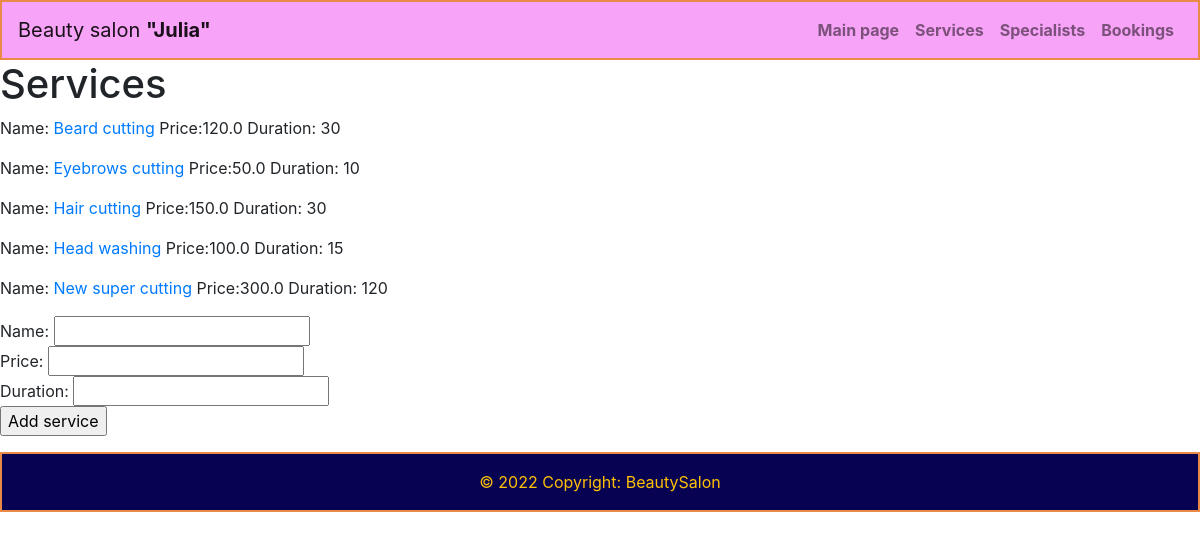
Page /administrator/services/ on the earlier database version.
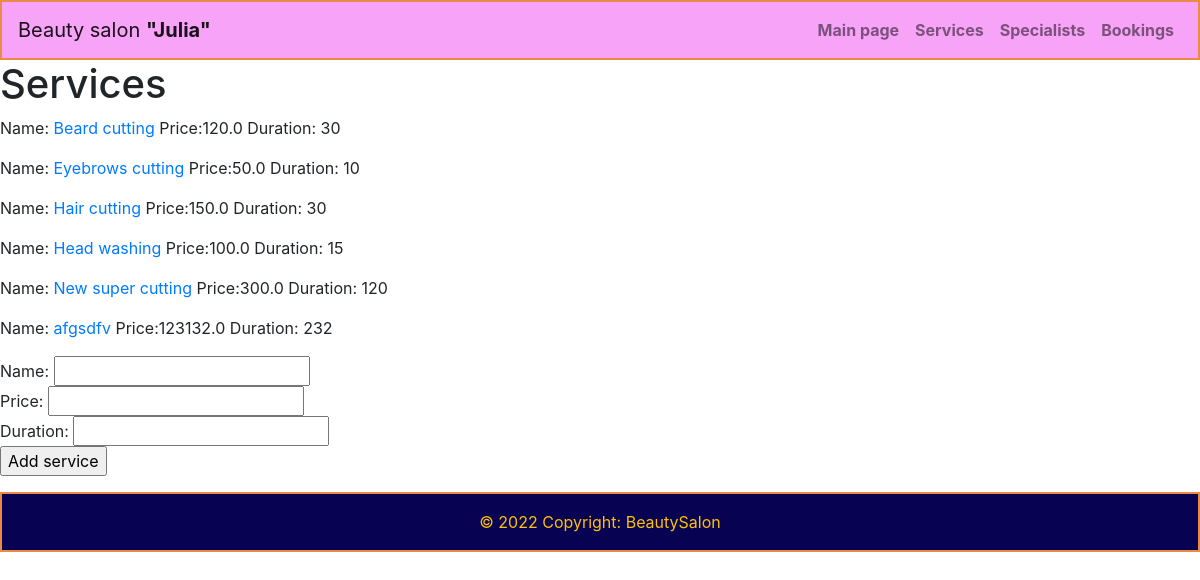
Same page on the later database version.
### salon/models.py (models this page shows, shortened)
class Service(models.Model):
    name = models.CharField(max_length=250, unique=True)
    price = models.FloatField()
    duration = models.IntegerField()

### salon_admin/views.py (the view, shortened to what this page needs)
# urls.py: path('services/', views.services, name='services'),
def services(request):
    all_services = Service.objects.all().order_by('name')
    return render(request, 'salon_admin/services.html', {'title': 'Services',
                                                         'services': all_services})

### salon_admin/templates/salon_admin/services.html (shortened to what this page needs)
{% extends 'salon_admin/admbase.html' %}
{% load static %}
{% block content %}
<h1>{{title}}</h1>
{% for service in services %}
    <p>Name: <a href="{{service.id}}/">{{ service.name }}</a>
    Price:{{ service.price }}
    Duration: {{ service.duration }}</p>
{% endfor %}
<form method="POST">
    <div>
        <span>Name: </span><input type="text" name="name" required><br>
        <span>Price: </span><input type="number" name="price" required><br>
        <span>Duration: </span><input type="number" name="duration" required>
    </div>
    <input type="submit" value="Add service">
</form>
{% endblock %}

Differences in the rows shown:
added Service: name "afgsdfv", price "123132.0", duration "232"
